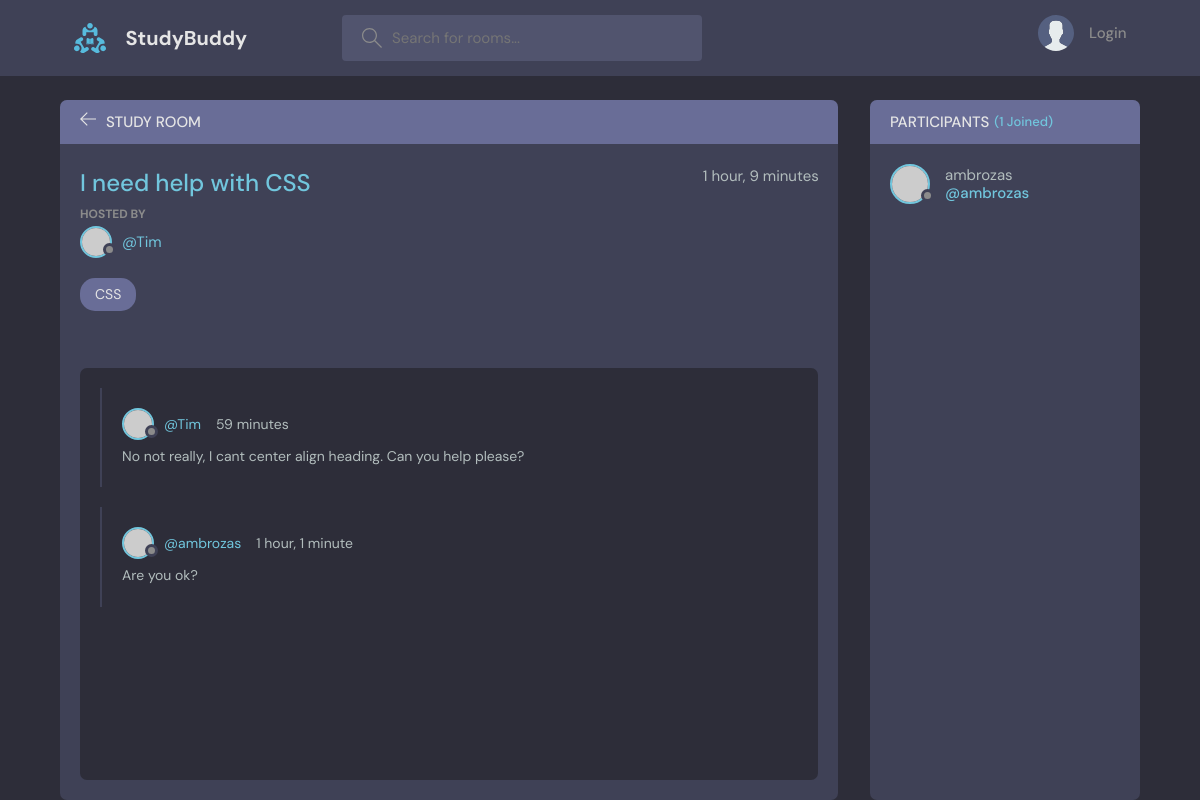
Screenshot of /room/14 with the database file from the repository.
### base/models.py (models this page shows, shortened)
class Room(models.Model):
    host = models.ForeignKey(User, on_delete=models.SET_NULL, null=True)
    topic = models.ForeignKey(Topic, on_delete=models.SET_NULL, null=True)
    name = models.CharField(max_length=200)
    description = models.TextField(null=True, blank=True)
    participants = models.ManyToManyField(User, related_name='participants', blank=True)
    updated = models.DateTimeField(auto_now=True)
    created = models.DateTimeField(auto_now_add=True)
    class Meta:
        ordering = ['-updated', '-created']

class Topic(models.Model):
    name = models.CharField(max_length=200)
    def __str__(self):
        return self.name

class Message(models.Model):
    user = models.ForeignKey(User, on_delete=models.CASCADE)
    room = models.ForeignKey(Room, on_delete=models.CASCADE)
    body = models.TextField()
    updated = models.DateTimeField(auto_now=True)
    created = models.DateTimeField(auto_now_add=True)
    class Meta:
        ordering = ['-updated', '-created']

### base/views.py (the view, shortened to what this page needs)
# urls.py: path('room/<str:pk>', views.room, name="room"),
def room(request, pk):
    room = Room.objects.get(id=pk)
    room_messages = room.message_set.all()
    participants = room.participants.all()
    context = {'room': room, 'room_messages': room_messages, 'participants': participants}
    return render(request, 'base/room.html', context)

### base/templates/base/room.html (shortened to what this page needs)
{% extends 'main.html' %}
{% block content %}
    <main class="profile-page layout layout--2">
      <div class="container">
        <div class="room">
          <div class="room__top">
            <div class="room__topLeft">
              <a href="{% url 'home' %}">
                <svg version="1.1" xmlns="http://www.w3.org/2000/svg" width="32" height="32" viewBox="0 0 32 32">
                  <title>arrow-left</title>
                  <path
                    d="M13.723 2.286l-13.723 13.714 13.719 13.714 1.616-1.611-10.96-10.96h27.625v-2.286h-27.625l10.965-10.965-1.616-1.607z"
                  ></path>
                </svg>
              </a>
              <h3>Study Room</h3>
            </div>
          </div>
          <div class="room__box scroll">
            <div class="room__header scroll">
              <div class="room__info">
                <h3>{{room.name}}</h3>
                <span>{{room.created|timesince}}</span>
              </div>
              <div class="room__hosted">
                <p>Hosted By</p>
                <a href="(% url 'user-profile' room.host.id %)" class="room__author">
                  <div class="avatar avatar--small">
                    <img src="https://randomuser.me/api/portraits/men/37.jpg" />
                  </div>
                  <span>@{{room.host.username}}</span>
                </a>
              </div>
              <span class="room__topics">{{room.topic}}</span>
            </div>
            <div class="room__conversation">
              <div class="threads scroll">
                {% for message in room_messages %}
                <div class="thread">
                  <div class="thread__top">
                    <div class="thread__author">
                      <a href="{% url 'user-profile' message.user.id %}" class="thread__authorInfo">
                        <div class="avatar avatar--small">
                          <img src="https://randomuser.me/api/portraits/men/37.jpg" />
                        </div>
                        <span>@{{message.user.username}}</span>
                      </a>
                      <span class="thread__date">{{message.created|timesince}}</span>
                    </div>
                  </div>
                  <div class="thread__details">
                    {{message.body}}
                  </div>
                </div>
                {% endfor %}
              </div>
            </div>
          </div>
        </div>
        <div class="participants">
          <h3 class="participants__top">Participants <span>({{participants.count}} Joined)</span></h3>
          <div class="participants__list scroll">
            {% for user in participants %}
            <a href="{% url 'user-profile' user.id %}" class="participant">
              <div class="avatar avatar--medium">
                <img src="https://randomuser.me/api/portraits/men/37.jpg" />
              </div>
              <p>
                {{user.username}}
                <span>@{{user.username}}</span>
              </p>
            </a>
            {% endfor %}
          </div>
        </div>
      </div>
    </main>
    {% endblock content %}

### rows the page displays
Room: name "I need help with CSS", created "1 hour, 9 minutes", host.username "Tim", topic "CSS"
Message: user.username "Tim", created "59 minutes", body "No not really, I cant center align heading. Can you help please?"
Message: user.username "ambrozas", created "1 hour, 1 minute", body "Are you ok?"

### other values shown
{{ participants.count }} "1"
{{ user.username }} "ambrozas"
